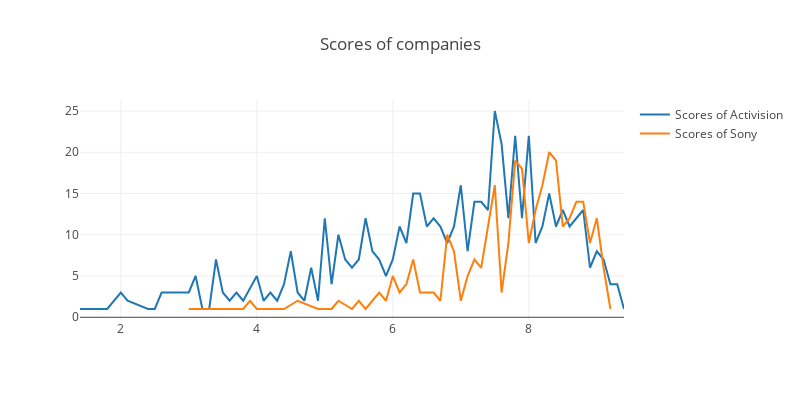

Notebook source saved alongside this figure:
### Markdown cell above
Оценим игры какой компании игроки больше любят ****Activision**** или ****Sony Computer Entertainment****, в качестве оценки будем использовать оценки игроков.

Буду использовать критерий Манна-Уитни, этот критерий не имеет особых условий, он подойдет как и для очень маленьких выборок, так и тем более для больших как в моём случае. Заметим так же что обе этих компании выпустили достаточно много игр (985 - ****Acrivision****, 687 - ****Sony Computer Entertainment****)

Нулевая гипотеза:

$H_0:$ играм, выпущенным ****Activision**** и ****Sony Computer Entertainment**** ставят похожие оценки.

### Code cell
df_activision = pd.DataFrame(df[df.Publisher == 'Activision']
                        ['User_Score'].value_counts().sort_index(ascending=False))
df_sony = pd.DataFrame(df[df.Publisher == 'Sony Computer Entertainment']
                       ['User_Score'].value_counts().sort_index(ascending=False))

trace1 = go.Scatter(
    x=df_activision.index,
    y=df_activision.User_Score,
    name='Scores of Activision'
)

trace2 = go.Scatter(
    x=df_sony.index,
    y=df_sony.User_Score,
    name='Scores of Sony'
)

layout = go.Layout(
    width=800,
    height=400,
    title='Scores of companies')
data = [trace1, trace2]

fig = go.Figure(data=data, layout=layout)
iplot(fig, show_link=False)

### Figure 1 — Plotly figure (JSON) as saved in the notebook; plotly's stock layout.template omitted (floating-point values rounded to 4 significant figures)
{"data": [{"name": "Scores of Activision", "type": "scatter", "uid": "cb854299-6d90-4285-81dc-e341709552b1", "x": [9.4, 9.3, 9.2, 9.1, 9, 8.9, 8.8, 8.7, 8.6, 8.5, 8.4, 8.3, 8.2, 8.1, 8, 7.9, 7.8, 7.7, 7.6, 7.5, 7.4, 7.3, 7.2, 7.1, 7, 6.9, 6.8, 6.7, 6.6, 6.5, 6.4, 6.3, 6.2, 6.1, 6, 5.9, 5.8, 5.7, 5.6, 5.5, 5.4, 5.3, 5.2, 5.1, 5, 4.9, 4.8, 4.7, 4.6, 4.5, 4.4, 4.3, 4.2, 4.1, 4, 3.8, 3.7, 3.6, 3.5, 3.4, 3.3, 3.2, 3.1, 3, 2.8, 2.6, 2.5, 2.4, 2.1, 2, 1.8, 1.5, 1.4], "y": [1, 4, 4, 7, 8, 6, 13, 12, 11, 13, 11, 15, 11, 9, 22, 12, 22, 12, 21, 25, 13, 14, 14, 8, 16, 11, 9, 11, 12, 11, 15, 15, 9, 11, 7, 5, 7, 8, 12, 7, 6, 7, 10, 4, 12, 2, 6, 2, 3, 8, 4, 2, 3, 2, 5, 2, 3, 2, 3, 7, 1, 1, 5, 3, 3, 3, 1, 1, 2, 3, 1, 1, 1]}, {"name": "Scores of Sony", "type": "scatter", "uid": "b84427fb-78c7-4ba5-bdf3-ceb889f487cf", "x": [9.2, 9.1, 9, 8.9, 8.8, 8.7, 8.6, 8.5, 8.4, 8.3, 8.2, 8.1, 8, 7.9, 7.8, 7.7, 7.6, 7.5, 7.4, 7.3, 7.2, 7.1, 7, 6.9, 6.8, 6.7, 6.6, 6.5, 6.4, 6.3, 6.2, 6.1, 6, 5.9, 5.8, 5.7, 5.6, 5.5, 5.4, 5.2, 5.1, 5, 4.9, 4.6, 4.4, 4.2, 4, 3.9, 3.8, 3.7, 3.1, 3], "y": [1, 6, 12, 9, 14, 14, 12, 11, 19, 20, 16, 13, 9, 18, 19, 9, 3, 16, 11, 6, 7, 5, 2, 8, 10, 2, 3, 3, 3, 7, 4, 3, 5, 2, 3, 2, 1, 2, 1, 2, 1, 1, 1, 2, 1, 1, 1, 2, 1, 1, 1, 1]}], "layout": {"height": 400, "title": "Scores of companies", "width": 800}}
